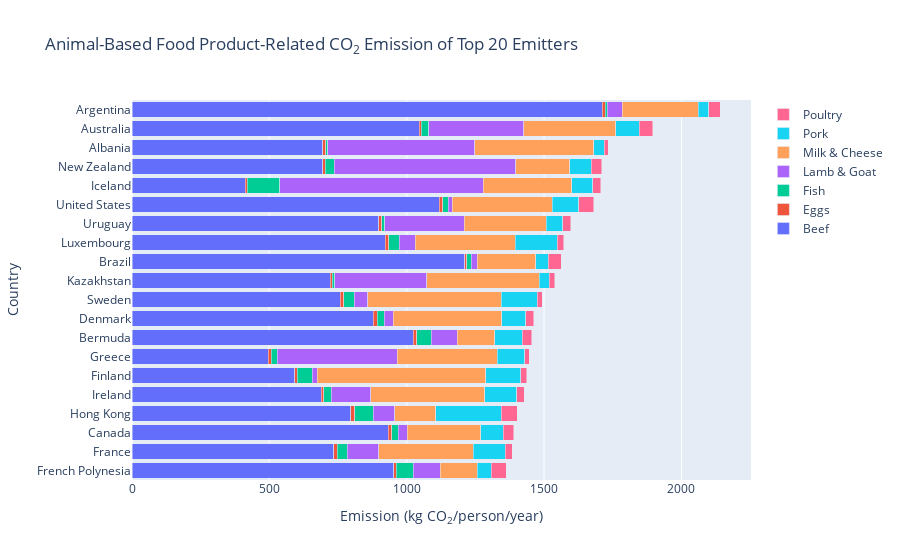

The notebook cell saved with this chart:
### Markdown cell above
*Note that this graph showing the animal-based food product-related emission of the top 20 countries is interactive. Hovering on the sectors or clicking on the legend allows for a more granular look at the data.*

### Code cell
fig = go.Figure(data = [
    go.Bar(orientation = 'h',
          y = sorted_animal_co2_data['country'],
          x = sorted_animal_co2_data['Beef'],
          name = 'Beef'),
    go.Bar(orientation = 'h',
          y = sorted_animal_co2_data['country'],
          x = sorted_animal_co2_data['Eggs'],
          name = 'Eggs'),
    go.Bar(orientation = 'h',
          y = sorted_animal_co2_data['country'],
          x = sorted_animal_co2_data['Fish'],
          name = 'Fish'),
    go.Bar(orientation = 'h',
          y = sorted_animal_co2_data['country'],
          x = sorted_animal_co2_data['Lamb & Goat'],
          name = 'Lamb & Goat'),
    go.Bar(orientation = 'h',
          y = sorted_animal_co2_data['country'],
          x = sorted_animal_co2_data['Milk & Cheese'],
          name = 'Milk & Cheese'),
    go.Bar(orientation = 'h',
          y = sorted_animal_co2_data['country'],
          x = sorted_animal_co2_data['Pork'],
          name = 'Pork'),
    go.Bar(orientation = 'h',
          y = sorted_animal_co2_data['country'],
          x = sorted_animal_co2_data['Poultry'],
          name = 'Poultry'),
])

fig.update_layout(barmode = 'stack',
                 yaxis = dict(autorange = 'reversed'),
                 title = "Animal-Based Food Product-Related CO<sub>2</sub> Emission of Top 20 Emitters",
                 xaxis_title = "Emission (kg CO<sub>2</sub>/person/year)",
                 yaxis_title = "Country")

fig.show()

### Figure 1 — Plotly figure (JSON) as saved in the notebook; plotly's stock layout.template omitted (floating-point values rounded to 4 significant figures)
{"data": [{"name": "Beef", "orientation": "h", "type": "bar", "x": [1712, 1045.0, 694.3, 694.0, 412.3, 1118.0, 898.0, 922.0, 1211.0, 721.5, 758.5, 878.2, 1023.0, 496.8, 593.1, 689.7, 796.8, 933.5, 734.7, 953.5], "y": ["Argentina", "Australia", "Albania", "New Zealand", "Iceland", "United States", "Uruguay", "Luxembourg", "Brazil", "Kazakhstan", "Sweden", "Denmark", "Bermuda", "Greece", "Finland", "Ireland", "Hong Kong", "Canada", "France", "French Polynesia"]}, {"name": "Eggs", "orientation": "h", "type": "bar", "x": [10.46, 7.82, 11.44, 9.1, 7.57, 13.39, 12.07, 13.45, 8.25, 7.62, 12.28, 14.1, 13.71, 9.31, 8.77, 8.23, 13.32, 11.9, 12.06, 8.04], "y": ["Argentina", "Australia", "Albania", "New Zealand", "Iceland", "United States", "Uruguay", "Luxembourg", "Brazil", "Kazakhstan", "Sweden", "Denmark", "Bermuda", "Greece", "Finland", "Ireland", "Hong Kong", "Canada", "France", "French Polynesia"]}, {"name": "Fish", "orientation": "h", "type": "bar", "x": [6.96, 28.25, 6.15, 32.51, 118.8, 19.72, 10.43, 36.87, 15.98, 8.32, 38.1, 26.33, 53.04, 23.02, 53.97, 27.77, 67.76, 23.25, 36.58, 62.19], "y": ["Argentina", "Australia", "Albania", "New Zealand", "Iceland", "United States", "Uruguay", "Luxembourg", "Brazil", "Kazakhstan", "Sweden", "Denmark", "Bermuda", "Greece", "Finland", "Ireland", "Hong Kong", "Canada", "France", "French Polynesia"]}, {"name": "Lamb & Goat", "orientation": "h", "type": "bar", "x": [54.63, 345.7, 536.5, 662.2, 739.6, 15.06, 288.2, 58.48, 21.71, 334.8, 49.38, 32.22, 94.9, 436.7, 18.56, 143.6, 77.74, 33.97, 114.9, 99.11], "y": ["Argentina", "Australia", "Albania", "New Zealand", "Iceland", "United States", "Uruguay", "Luxembourg", "Brazil", "Kazakhstan", "Sweden", "Denmark", "Bermuda", "Greece", "Finland", "Ireland", "Hong Kong", "Canada", "France", "French Polynesia"]}, {"name": "Milk & Cheese", "orientation": "h", "type": "bar", "x": [277.9, 334.0, 432.6, 195.5, 321.7, 362.8, 299.9, 363.6, 212.6, 410.4, 486.1, 395.0, 136.1, 363.6, 613.6, 415.7, 150.8, 267.5, 343.7, 133.3], "y": ["Argentina", "Australia", "Albania", "New Zealand", "Iceland", "United States", "Uruguay", "Luxembourg", "Brazil", "Kazakhstan", "Sweden", "Denmark", "Bermuda", "Greece", "Finland", "Ireland", "Hong Kong", "Canada", "France", "French Polynesia"]}, {"name": "Pork", "orientation": "h", "type": "bar", "x": [37.2, 85.44, 38.51, 78.9, 76.77, 97.83, 59.61, 154.2, 44.6, 36.67, 131.0, 88.03, 99.96, 100.2, 127.9, 114.7, 237.5, 80.74, 117.0, 52.21], "y": ["Argentina", "Australia", "Albania", "New Zealand", "Iceland", "United States", "Uruguay", "Luxembourg", "Brazil", "Kazakhstan", "Sweden", "Denmark", "Bermuda", "Greece", "Finland", "Ireland", "Hong Kong", "Canada", "France", "French Polynesia"]}, {"name": "Poultry", "orientation": "h", "type": "bar", "x": [41.53, 49.54, 14.21, 37.58, 28.86, 53.72, 29.49, 22.96, 48.34, 19.74, 17.87, 28.73, 35.04, 16.91, 21.34, 28.21, 58.93, 39.4, 24.63, 53.23], "y": ["Argentina", "Australia", "Albania", "New Zealand", "Iceland", "United States", "Uruguay", "Luxembourg", "Brazil", "Kazakhstan", "Sweden", "Denmark", "Bermuda", "Greece", "Finland", "Ireland", "Hong Kong", "Canada", "France", "French Polynesia"]}], "layout": {"barmode": "stack", "title": {"text": "Animal-Based Food Product-Related CO<sub>2</sub> Emission of Top 20 Emitters"}, "xaxis": {"title": {"text": "Emission (kg CO<sub>2</sub>/person/year)"}}, "yaxis": {"autorange": "reversed", "title": {"text": "Country"}}}}
